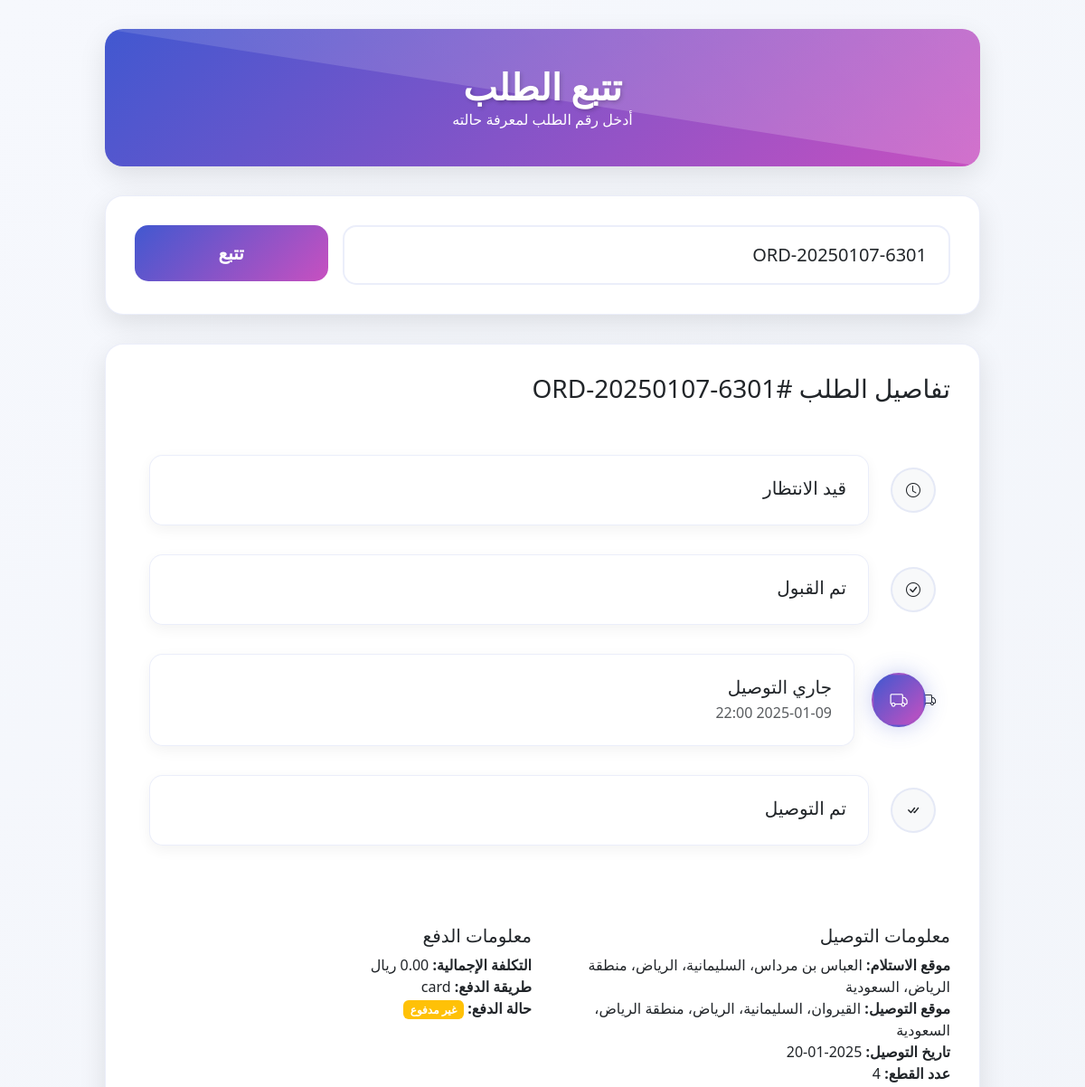
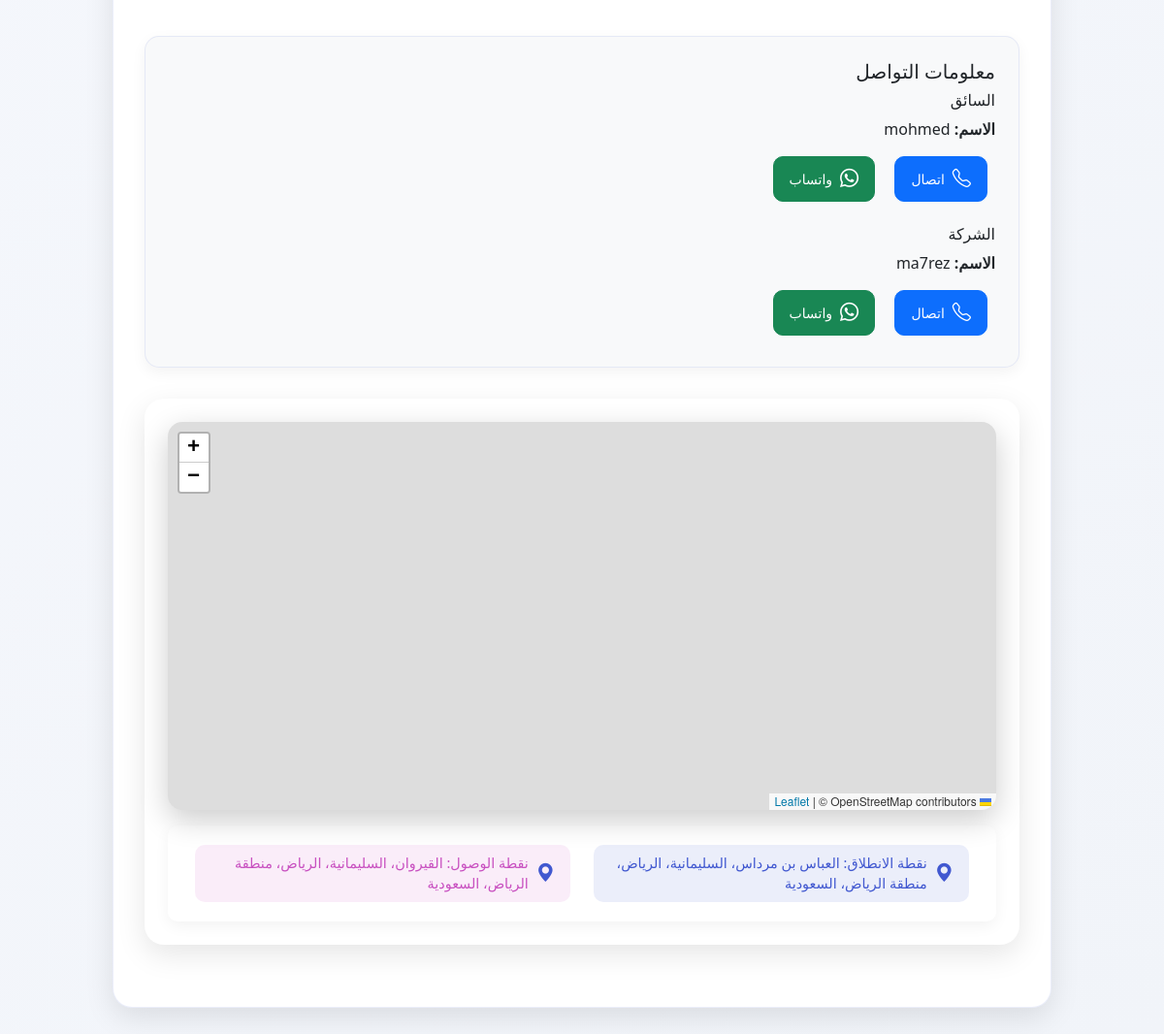
The app's page /track_order.php?order_number=ORD-20250107-6301 (signed in) with its own data (2 pictures, top to bottom).
### tables this page shows
CREATE TABLE `requests` (
  `id` int(11) NOT NULL,
  `order_number` varchar(20) NOT NULL,
  `company_id` int(11) NOT NULL,
  `driver_id` int(11) DEFAULT NULL,
  `customer_name` varchar(100) NOT NULL,
  `customer_phone` varchar(20) NOT NULL,
  `order_type` enum('delivery','transport') NOT NULL,
  `delivery_date` datetime NOT NULL,
  `pickup_location` text NOT NULL,
  `delivery_location` text NOT NULL,
  `items_count` int(11) NOT NULL,
  `total_cost` decimal(10,2) NOT NULL,
  `delivery_fee` decimal(10,2) NOT NULL DEFAULT 20.00,
  `payment_method` enum('cash','card','bank_transfer') NOT NULL,
  `payment_status` enum('paid','unpaid') NOT NULL DEFAULT 'unpaid',
  `is_fragile` tinyint(1) NOT NULL DEFAULT 0,
  `invoice_file` varchar(255) DEFAULT NULL,
  `status` enum('pending','accepted','in_transit','delivered','cancelled') NOT NULL DEFAULT 'pending',
  `additional_notes` text DEFAULT NULL,
  `created_at` timestamp NOT NULL DEFAULT current_timestamp(),
  `updated_at` timestamp NOT NULL DEFAULT current_timestamp() ON UPDATE current_timestamp(),
  `pickup_location_link` varchar(500) DEFAULT NULL,
  `delivery_location_link` varchar(500) DEFAULT NULL
);

CREATE TABLE `drivers` (
  `id` int(11) NOT NULL,
  `username` varchar(100) NOT NULL,
  `email` varchar(100) NOT NULL,
  `password` varchar(255) NOT NULL,
  `phone` varchar(20) NOT NULL,
  `age` int(11) DEFAULT NULL,
  `about` text DEFAULT NULL,
  `address` text DEFAULT NULL,
  `profile_image` varchar(255) DEFAULT NULL,
  `id_number` varchar(50) DEFAULT NULL,
  `license_number` varchar(50) DEFAULT NULL,
  `vehicle_type` varchar(50) DEFAULT NULL,
  `vehicle_model` varchar(50) DEFAULT NULL,
  `plate_number` varchar(20) DEFAULT NULL,
  `is_active` tinyint(1) DEFAULT 1,
  `current_status` enum('available','busy','offline') DEFAULT 'offline',
  `rating` decimal(3,2) DEFAULT 0.00,
  `total_trips` int(11) DEFAULT 0,
  `completed_orders` int(11) DEFAULT 0,
  `cancelled_orders` int(11) DEFAULT 0,
  `total_earnings` decimal(10,2) DEFAULT 0.00,
  `last_login` timestamp NULL DEFAULT NULL,
  `last_location` point DEFAULT NULL,
  `created_at` timestamp NOT NULL DEFAULT current_timestamp(),
  `updated_at` timestamp NOT NULL DEFAULT current_timestamp() ON UPDATE current_timestamp()
);

CREATE TABLE `companies` (
  `id` int(11) NOT NULL,
  `name` varchar(100) NOT NULL,
  `email` varchar(100) NOT NULL,
  `password` varchar(255) NOT NULL,
  `phone` varchar(20) NOT NULL,
  `address` text DEFAULT NULL,
  `commercial_record` varchar(50) DEFAULT NULL,
  `tax_number` varchar(50) DEFAULT NULL,
  `logo` varchar(255) DEFAULT NULL,
  `contact_person` varchar(100) DEFAULT NULL,
  `contact_phone` varchar(20) DEFAULT NULL,
  `is_active` tinyint(1) DEFAULT 1,
  `created_at` timestamp NOT NULL DEFAULT current_timestamp()
);

### track_order.php (the view, shortened to what this page needs)
<?php
require_once 'config.php';
$order_number = isset($_GET['order_number']) ? $_GET['order_number'] : '';
$order = null;
if ($order_number) {
    $stmt = $conn->prepare("
        SELECT r.*, d.username as driver_name, d.phone as driver_phone,
        c.name as company_name, c.phone as company_phone
        FROM requests r
        LEFT JOIN drivers d ON r.driver_id = d.id
        LEFT JOIN companies c ON r.company_id = c.id
        WHERE r.order_number = ?
    ");
    $stmt->execute([$order_number]);
    $order = $stmt->fetch(PDO::FETCH_ASSOC);
}
?>
<!DOCTYPE html>
<html dir="rtl" lang="ar">
<head>
    <link href="https://cdn.jsdelivr.net/npm/bootstrap@5.3.0/dist/css/bootstrap.min.css" rel="stylesheet">
    <link rel="stylesheet" href="https://cdn.jsdelivr.net/npm/bootstrap@5.3.0/dist/css/bootstrap.rtl.min.css">
    <link rel="stylesheet" href="https://cdn.jsdelivr.net/npm/bootstrap-icons@1.7.2/font/bootstrap-icons.css">
    <link rel="stylesheet" href="https://unpkg.com/leaflet@1.9.4/dist/leaflet.css" />
</head>
<body>
    <div class="tracking-container">
        <div class="tracking-header">
            <h1 class="mb-0">تتبع الطلب</h1>
            <p class="mb-0">أدخل رقم الطلب لمعرفة حالته</p>
        </div>
        <div class="tracking-form">
            <form method="GET" action="" class="row g-3">
                <div class="col-md-9">
                    <input type="text" name="order_number" class="form-control form-control-lg"
                           placeholder="أدخل رقم الطلب" value="<?php echo htmlspecialchars($order_number); ?>" required>
                </div>
                <div class="col-md-3">
                    <button type="submit" class="btn btn-primary btn-lg w-100">تتبع</button>
                </div>
            </form>
        </div>
        <?php if ($order): ?>
            <div class="order-details">
                <h3 class="mb-4">تفاصيل الطلب #<?php echo htmlspecialchars($order['order_number']); ?></h3>
                <div class="status-timeline">
                    <?php
                    $statuses = [
                        'pending' => ['icon' => 'clock', 'text' => 'قيد الانتظار'],
                        'accepted' => ['icon' => 'check-circle', 'text' => 'تم القبول'],
                        'in_transit' => ['icon' => 'truck', 'text' => 'جاري التوصيل'],
                        'delivered' => ['icon' => 'check-all', 'text' => 'تم التوصيل']
                    ];
                    $current_status_found = false;
                    foreach ($statuses as $status_key => $status_info):
                        $is_active = !$current_status_found &&
                                   ($order['status'] === $status_key ||
                                    ($order['status'] === 'delivered' && $status_key === 'delivered'));
                        if ($is_active) $current_status_found = true;
                    ?>
                    <div class="status-item <?php echo $is_active ? 'active' : ''; ?>">
                        <?php if ($status_key === 'in_transit' && $order['status'] === 'in_transit'): ?>
                        <div class="moving-truck">
                            <i class="bi bi-truck"></i>
                        </div>
                        <?php endif; ?>
                        <div class="status-icon <?php echo $is_active ? 'active' : ''; ?>">
                            <i class="bi bi-<?php echo $status_info['icon']; ?>"></i>
                        </div>
                        <div class="status-content">
                            <h5 class="mb-1"><?php echo $status_info['text']; ?></h5>
                            <?php if ($is_active): ?>
                                <p class="mb-0 text-muted">
                                    <?php echo date('Y-m-d H:i', strtotime($order['updated_at'])); ?>
                                </p>
                            <?php endif; ?>
                        </div>
                    </div>
                    <?php endforeach; ?>
                </div>
                <div class="row mt-4">
                    <div class="col-md-6">
                        <h5>معلومات التوصيل</h5>
                        <ul class="list-unstyled">
                            <li><strong>موقع الاستلام:</strong> <?php echo htmlspecialchars($order['pickup_location']); ?></li>
                            <li><strong>موقع التوصيل:</strong> <?php echo htmlspecialchars($order['delivery_location']); ?></li>
                            <li><strong>تاريخ التوصيل:</strong> <?php echo date('Y-m-d', strtotime($order['delivery_date'])); ?></li>
                            <li><strong>عدد القطع:</strong> <?php echo htmlspecialchars($order['items_count']); ?></li>
                        </ul>
                    </div>
                    <div class="col-md-6">
                        <h5>معلومات الدفع</h5>
                        <ul class="list-unstyled">
                            <li><strong>التكلفة الإجمالية:</strong> <?php echo number_format($order['total_cost'], 2); ?> ريال</li>
                            <li><strong>طريقة الدفع:</strong> <?php echo htmlspecialchars($order['payment_method']); ?></li>
                            <li>
                                <strong>حالة الدفع:</strong>
                                <span class="badge bg-<?php echo $order['payment_status'] === 'paid' ? 'success' : 'warning'; ?>">
                                    <?php echo $order['payment_status'] === 'paid' ? 'مدفوع' : 'غير مدفوع'; ?>
                                </span>
                            </li>
                        </ul>
                    </div>
                </div>
                <?php if ($order['status'] !== 'pending' && $order['status'] !== 'cancelled'): ?>
                <div class="contact-info mt-4">
                    <h5>معلومات التواصل</h5>
                    <?php if ($order['driver_name']): ?>
                    <div class="mb-3">
                        <h6>السائق</h6>
                        <div>
                            <strong>الاسم:</strong> <?php echo htmlspecialchars($order['driver_name']); ?>
                        </div>
                        <?php if ($order['driver_phone']): ?>
                        <div class="mt-2">
                            <a href="tel:<?php echo $order['driver_phone']; ?>" class="btn btn-primary btn-sm contact-button">
                                <i class="bi bi-telephone"></i> اتصال
                            </a>
                            <a href="https://wa.me/<?php echo $order['driver_phone']; ?>" class="btn btn-success btn-sm contact-button">
                                <i class="bi bi-whatsapp"></i> واتساب
                            </a>
                        </div>
                        <?php endif; ?>
                    </div>
                    <?php endif; ?>
                    <div>
                        <h6>الشركة</h6>
                        <div>
                            <strong>الاسم:</strong> <?php echo htmlspecialchars($order['company_name']); ?>
                        </div>
                        <?php if ($order['company_phone']): ?>
                        <div class="mt-2">
                            <a href="tel:<?php echo $order['company_phone']; ?>" class="btn btn-primary btn-sm contact-button">
                                <i class="bi bi-telephone"></i> اتصال
                            </a>
                            <a href="https://wa.me/<?php echo $order['company_phone']; ?>" class="btn btn-success btn-sm contact-button">
                                <i class="bi bi-whatsapp"></i> واتساب
                            </a>
                        </div>
                        <?php endif; ?>
                    </div>
                </div>
                <?php endif; ?>
                <div class="map-container">
                    <div id="map"></div>
                    <div class="location-info">
                        <div class="row">
                            <div class="col-md-6">
                                <div class="location-badge pickup">
                                    <i class="bi bi-geo-alt-fill"></i>
                                    <span>نقطة الانطلاق: <?php echo htmlspecialchars($order['pickup_location']); ?></span>
                                </div>
                            </div>
                            <div class="col-md-6">
                                <div class="location-badge delivery">
                                    <i class="bi bi-geo-alt-fill"></i>
                                    <span>نقطة الوصول: <?php echo htmlspecialchars($order['delivery_location']); ?></span>
                                </div>
                            </div>
                        </div>
                    </div>
                </div>
            </div>
        <?php endif; ?>
    </div>
</body>
</html>

### track_order.php (style rules this page uses)
body { background: linear-gradient(135deg, #f6f8fd 0%, #f1f4f9 100%); min-height: 100vh; }
.tracking-container { max-width: 1000px; margin: 2rem auto; padding: 0 1rem; }
.tracking-header { background: linear-gradient(135deg, #4158D0, #C850C0); color: white; padding: 2.5rem 2rem; border-radius: 20px; margin-bottom: 2rem; text-align: center; box-shadow: 0 10px 30px rgba(0,0,0,0.1); position: relative; overflow: hidden; }
.tracking-header::before { content: ''; position: absolute; top: 0; left: 0; right: 0; bottom: 0; background: linear-gradient(45deg, rgba(255,255,255,0.1) 0%, rgba(255,255,255,0.2) 100%); clip-path: polygon(0 0, 100% 0, 100% 100%); }
.tracking-header h1 { font-size: 2.5rem; margin-bottom: 0.5rem; font-weight: 700; text-shadow: 2px 2px 4px rgba(0,0,0,0.2); }
.tracking-form { background: white; padding: 2rem; border-radius: 20px; box-shadow: 0 10px 30px rgba(0,0,0,0.1); margin-bottom: 2rem; border: 1px solid rgba(65, 88, 208, 0.1); }
.tracking-form input { border-radius: 15px; padding: 1rem 1.5rem; border: 2px solid rgba(65, 88, 208, 0.1); transition: all 0.3s ease; }
.tracking-form button { border-radius: 15px; padding: 1rem; background: linear-gradient(135deg, #4158D0, #C850C0); border: none; font-weight: 600; transition: all 0.3s ease; }
.order-details { background: white; padding: 2rem; border-radius: 20px; box-shadow: 0 10px 30px rgba(0,0,0,0.1); border: 1px solid rgba(65, 88, 208, 0.1); }
.status-timeline { position: relative; padding: 2rem 1rem; }
.status-item { display: flex; align-items: center; margin-bottom: 2rem; position: relative; transition: all 0.3s ease; }
.status-icon { width: 50px; height: 50px; border-radius: 50%; background: #f8f9fa; display: flex; align-items: center; justify-content: center; margin-left: 1.5rem; z-index: 2; transition: all 0.5s ease; border: 2px solid rgba(65, 88, 208, 0.1); }
.status-icon.active { background: linear-gradient(135deg, #4158D0, #C850C0); color: white; transform: scale(1.2); box-shadow: 0 0 20px rgba(65, 88, 208, 0.3); }
.status-content { flex: 1; background: white; padding: 1.5rem; border-radius: 15px; box-shadow: 0 5px 15px rgba(0,0,0,0.05); transition: all 0.3s ease; border: 1px solid rgba(65, 88, 208, 0.1); }
.contact-info { background: #f8f9fa; padding: 1.5rem; border-radius: 15px; margin-top: 2rem; box-shadow: 0 5px 15px rgba(0,0,0,0.05); border: 1px solid rgba(65, 88, 208, 0.1); }
.contact-button { padding: 0.5rem 1rem; border-radius: 10px; transition: all 0.3s ease; margin: 0.5rem; display: inline-flex; align-items: center; gap: 0.5rem; }
.contact-button i { font-size: 1.2rem; }
.map-container { background: white; padding: 1.5rem; border-radius: 20px; margin: 2rem 0; box-shadow: 0 10px 30px rgba(0,0,0,0.1); }
.location-info { background: white; padding: 1rem; border-radius: 10px; margin-top: 1rem; box-shadow: 0 5px 15px rgba(0,0,0,0.05); }
.location-info .row { margin: 0; }
.location-info i { font-size: 1.2rem; margin-left: 0.5rem; color: #4158D0; }
.location-badge { display: inline-flex; align-items: center; padding: 0.5rem 1rem; border-radius: 10px; background: #f8f9fa; margin: 0.25rem 0; font-size: 0.9rem; }
.location-badge.pickup { background: rgba(65, 88, 208, 0.1); color: #4158D0; }
.location-badge.delivery { background: rgba(200, 80, 192, 0.1); color: #C850C0; }
#map { height: 400px; width: 100%; border-radius: 15px; box-shadow: 0 10px 30px rgba(0,0,0,0.2); }

### records on screen
requests: order_number "ORD-20250107-6301", status "in_transit" (drawn), updated_at "2025-01-09 22:00", pickup_location "العباس بن مرداس، السليمانية، الرياض، منطقة الرياض، السعودية", delivery_location "القيروان، السليمانية، الرياض، منطقة الرياض، السعودية", delivery_date "2025-01-20", items_count "4", payment_method "card", driver.username "mohmed", company.name "ma7rez"

### other values on screen
$status_info['text'] "قيد الانتظار"
$status_info['text'] "تم القبول"
$status_info['text'] "جاري التوصيل"
$status_info['text'] "تم التوصيل"
